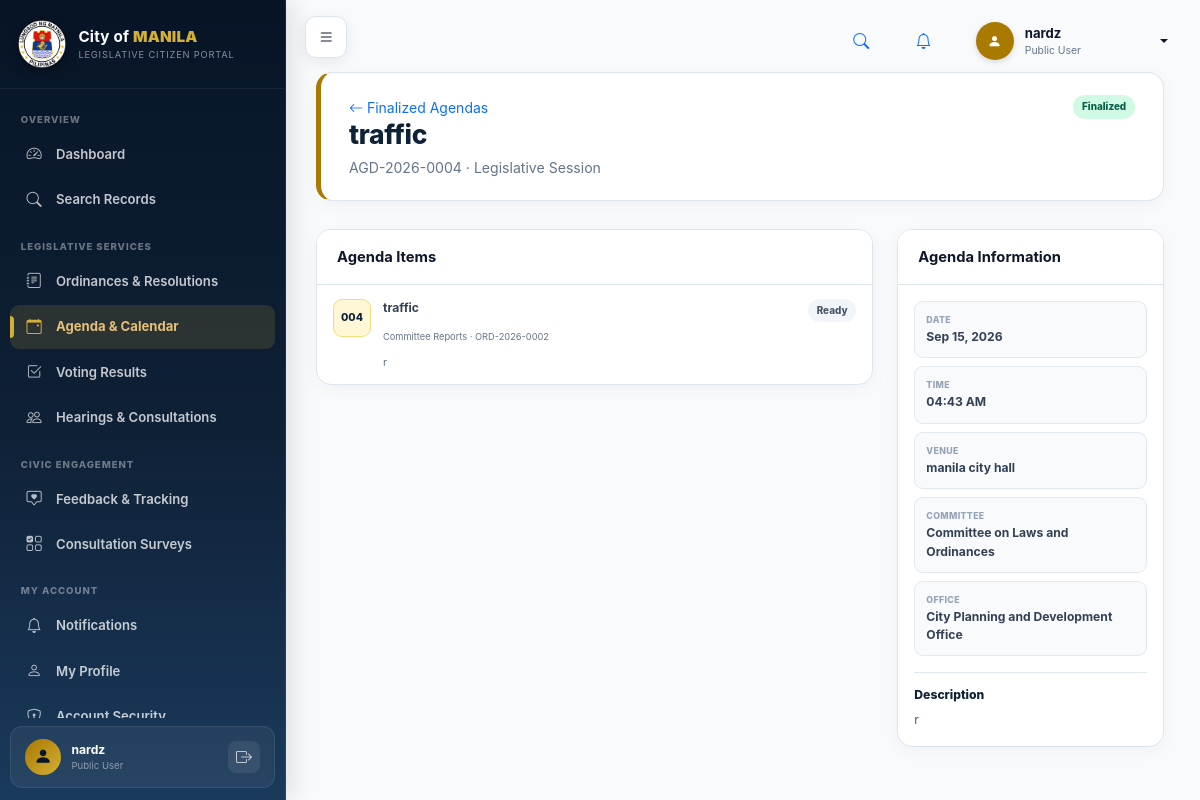
Screenshot of /citizen_portal/modules/calendar/agenda.php?id=4 (signed in) with the database file from the repository.
### tables this page shows
CREATE TABLE `users` (
  `id` int(11) NOT NULL,
  `username` varchar(100) DEFAULT NULL,
  `full_name` varchar(150) NOT NULL,
  `email` varchar(150) NOT NULL,
  `phone` varchar(50) DEFAULT NULL,
  `password` varchar(255) NOT NULL,
  `role_id` int(11) NOT NULL,
  `office_id` int(11) DEFAULT NULL,
  `department_id` int(11) DEFAULT NULL,
  `status` varchar(50) DEFAULT 'Active',
  `created_at` timestamp NOT NULL DEFAULT current_timestamp(),
  `last_login_at` datetime DEFAULT NULL,
  `updated_at` timestamp NOT NULL DEFAULT current_timestamp() ON UPDATE current_timestamp(),
  `deleted_at` datetime DEFAULT NULL
);

CREATE TABLE `roles` (
  `id` int(11) NOT NULL,
  `name` varchar(100) NOT NULL,
  `created_at` timestamp NOT NULL DEFAULT current_timestamp()
);

CREATE TABLE `lacms_agendas` (
  `id` bigint(20) NOT NULL,
  `agenda_reference` varchar(80) NOT NULL,
  `title` varchar(255) NOT NULL,
  `agenda_type` varchar(100) NOT NULL DEFAULT 'Legislative Session',
  `committee_id` int(11) DEFAULT NULL,
  `office_id` int(11) DEFAULT NULL,
  `agenda_date` date DEFAULT NULL,
  `start_time` time DEFAULT NULL,
  `end_time` time DEFAULT NULL,
  `venue` varchar(255) DEFAULT NULL,
  `meeting_link` varchar(500) DEFAULT NULL,
  `description` text DEFAULT NULL,
  `notes` text DEFAULT NULL,
  `status` varchar(50) NOT NULL DEFAULT 'Draft',
  `created_by` int(11) DEFAULT NULL,
  `finalized_by` int(11) DEFAULT NULL,
  `finalized_at` datetime DEFAULT NULL,
  `created_at` timestamp NOT NULL DEFAULT current_timestamp(),
  `updated_at` timestamp NOT NULL DEFAULT current_timestamp() ON UPDATE current_timestamp()
);

CREATE TABLE `lacms_agenda_items` (
  `id` bigint(20) NOT NULL,
  `agenda_id` bigint(20) NOT NULL,
  `legislative_item_id` int(11) DEFAULT NULL,
  `item_number` varchar(50) DEFAULT NULL,
  `sequence_number` int(11) NOT NULL DEFAULT 1,
  `agenda_section` varchar(100) DEFAULT 'New Business',
  `title` varchar(255) NOT NULL,
  `description` text DEFAULT NULL,
  `sponsor_user_id` int(11) DEFAULT NULL,
  `presenter_user_id` int(11) DEFAULT NULL,
  `committee_id` int(11) DEFAULT NULL,
  `priority_level` varchar(50) DEFAULT 'Normal',
  `estimated_minutes` int(11) DEFAULT NULL,
  `item_status` varchar(50) NOT NULL DEFAULT 'Pending',
  `disposition` varchar(150) DEFAULT NULL,
  `notes` text DEFAULT NULL,
  `created_by` int(11) DEFAULT NULL,
  `created_at` timestamp NOT NULL DEFAULT current_timestamp(),
  `updated_at` timestamp NOT NULL DEFAULT current_timestamp() ON UPDATE current_timestamp()
);

CREATE TABLE `legislative_items` (
  `id` int(11) NOT NULL,
  `public_id` char(36) DEFAULT NULL,
  `reference_number` varchar(100) NOT NULL,
  `item_type_id` int(11) NOT NULL,
  `origin_system_id` int(11) DEFAULT NULL,
  `originating_office_id` int(11) DEFAULT NULL,
  `title` varchar(255) NOT NULL,
  `summary` text DEFAULT NULL,
  `current_status` varchar(100) NOT NULL DEFAULT 'Draft',
  `priority_level` varchar(50) DEFAULT 'Normal',
  `visibility` varchar(30) DEFAULT 'Internal',
  `created_by` int(11) DEFAULT NULL,
  `created_at` timestamp NOT NULL DEFAULT current_timestamp(),
  `updated_at` timestamp NOT NULL DEFAULT current_timestamp() ON UPDATE current_timestamp(),
  `deleted_at` datetime DEFAULT NULL
);

CREATE TABLE `committees` (
  `id` int(11) NOT NULL,
  `name` varchar(150) NOT NULL,
  `description` text DEFAULT NULL,
  `created_at` timestamp NOT NULL DEFAULT current_timestamp(),
  `office_id` int(11) DEFAULT NULL,
  `status` varchar(30) DEFAULT 'Active',
  `updated_at` timestamp NOT NULL DEFAULT current_timestamp() ON UPDATE current_timestamp()
);

CREATE TABLE `offices` (
  `id` int(11) NOT NULL,
  `code` varchar(50) DEFAULT NULL,
  `name` varchar(200) NOT NULL,
  `office_type` varchar(100) DEFAULT NULL,
  `status` varchar(30) DEFAULT 'Active',
  `created_at` timestamp NOT NULL DEFAULT current_timestamp(),
  `updated_at` timestamp NOT NULL DEFAULT current_timestamp() ON UPDATE current_timestamp()
);

### citizen_portal/includes/functions.php (called while the page is built, shortened)
<?php
function e(?string $value): string
{
    return htmlspecialchars($value??'',ENT_QUOTES,'UTF-8');
}
function appUrl(string $path=''): string
{
    return rtrim(APP_URL,'/').'/'.ltrim($path,'/');
}
function formatDate(?string $date,string $format='M d, Y'): string
{
    $time=strtotime($date);
    return $time?date($format,$time):'—';
}

### citizen_portal/includes/auth.php (called while the page is built, shortened)
<?php
require_once __DIR__.'/../config/database.php';
require_once __DIR__.'/functions.php';
function isLoggedIn(): bool
{
    return !empty($_SESSION['citizen_user_id']);
}
function currentUserId(): int
{
    return (int)($_SESSION['citizen_user_id']??0);
}
function currentUser(): ?array
{
    return [
        'id'=>currentUserId(),
        'full_name'=>(string)($_SESSION['citizen_full_name']??''),
        'email'=>(string)($_SESSION['citizen_email']??''),
        'role_name'=>(string)($_SESSION['citizen_role_name']??''),
    ];
}
function portalAccountRow(int $userId): ?array
{
    try{
        $q=db()->prepare(
            'SELECT u.id,u.username,u.full_name,u.email,u.phone,
                    u.password,u.status,u.deleted_at,
                    r.name role_name
             FROM users u
             JOIN roles r ON r.id=u.role_id
             WHERE u.id=:user
             LIMIT 1'
        );
        $q->execute([':user'=>$userId]);
        $row=$q->fetch();
        return $row?:null;
    }catch(Throwable $e){
        error_log('[Citizen Portal account row] '.$e->getMessage());
        return null;
    }
}
function requireLogin(): void
{
    $userId=currentUserId();
    $account=portalAccountRow($userId);
}

### citizen_portal/config/database.php (called while the page is built, shortened)
<?php
final class Database
{
    private static ?PDO $instance=null;
    public static function getInstance(): PDO
    {
        if(self::$instance===null){
            $dsn='mysql:host='.DB_HOST.';dbname='.DB_NAME.';charset='.DB_CHARSET;
            self::$instance=new PDO($dsn,DB_USER,DB_PASS,[
                PDO::ATTR_ERRMODE=>PDO::ERRMODE_EXCEPTION,
                PDO::ATTR_DEFAULT_FETCH_MODE=>PDO::FETCH_ASSOC,
                PDO::ATTR_EMULATE_PREPARES=>false,
            ]);
        }
        return self::$instance;
    }
}
function db(): PDO
{
    return Database::getInstance();
}

### citizen_portal/includes/public_data.php (called while the page is built, shortened)
<?php
require_once __DIR__.'/auth.php';
function portalStatusClass(string $status): string
{
    $s=strtolower(trim($status));
    return 'neutral';
}

### citizen_portal/modules/calendar/agenda.php (the view, shortened to what this page needs)
<?php
require_once __DIR__.'/../../includes/public_data.php';
requireLogin();
$pdo=db();
$id=(int)($_GET['id']??0);
$q=$pdo->prepare(
    'SELECT
        a.id,a.agenda_reference,a.title,a.agenda_type,a.agenda_date,
        a.start_time,a.end_time,a.venue,a.meeting_link,a.description,a.status,
        c.name committee_name,o.name office_name
     FROM lacms_agendas a
     LEFT JOIN committees c ON c.id=a.committee_id
     LEFT JOIN offices o ON o.id=a.office_id
     WHERE a.id=:id
       AND a.status IN ("Finalized","Archived")
     LIMIT 1'
);
$q->execute([':id'=>$id]);
$agenda=$q->fetch();
$items=$pdo->prepare(
    'SELECT
        ai.item_number,ai.sequence_number,ai.agenda_section,ai.title,ai.description,
        ai.priority_level,ai.item_status,ai.disposition,
        li.reference_number legislative_reference,li.title legislative_title
     FROM lacms_agenda_items ai
     LEFT JOIN legislative_items li ON li.id=ai.legislative_item_id
     WHERE ai.agenda_id=:agenda
       AND ai.item_status<>"Removed"
     ORDER BY ai.sequence_number,ai.id'
);
$items->execute([':agenda'=>$id]);
$agendaItems=$items->fetchAll();
$activeMenu='calendar';
$extraCss=[appUrl('assets/css/public-modules.css')];
include __DIR__.'/../../layouts/header.php';
?>
<div class="app-shell">
<?php include __DIR__.'/../../layouts/sidebar.php'; ?>
<main class="main-content">
<div class="page-head">
<div>
<a class="small text-decoration-none" href="<?= e(appUrl('modules/calendar/index.php?tab=agendas')) ?>"><i class="bi bi-arrow-left"></i> Finalized Agendas</a>
<h1><?= e($agenda['title']) ?></h1>
<p><?= e($agenda['agenda_reference']) ?> · <?= e($agenda['agenda_type']) ?></p>
</div>
<span class="public-status good"><?= e($agenda['status']) ?></span>
</div>
<div class="row g-4">
<div class="col-xl-8">
<div class="card portal-card">
<div class="card-header">Agenda Items</div>
<div class="card-body p-0">
<?php foreach($agendaItems as $i=>$item): ?>
<div class="agenda-public-item">
<div class="agenda-number"><?= e($item['item_number']?:str_pad((string)($i+1),2,'0',STR_PAD_LEFT)) ?></div>
<div class="flex-grow-1">
<div class="d-flex justify-content-between gap-3"><strong><?= e($item['title']) ?></strong><span class="public-status <?= e(portalStatusClass($item['item_status'])) ?>"><?= e($item['item_status']) ?></span></div>
<small><?= e($item['agenda_section']) ?><?= $item['legislative_reference']?' · '.e($item['legislative_reference']):'' ?></small>
<?php if($item['description']): ?><p><?= e($item['description']) ?></p><?php endif; ?>
</div>
</div>
<?php endforeach; ?>
</div>
</div>
</div>
<div class="col-xl-4">
<div class="card portal-card">
<div class="card-header">Agenda Information</div>
<div class="card-body">
<div class="public-side-list">
<div><small>Date</small><strong><?= formatDate($agenda['agenda_date']) ?></strong></div>
<div><small>Time</small><strong><?= e($agenda['start_time']?date('h:i A',strtotime($agenda['start_time'])):'—') ?></strong></div>
<div><small>Venue</small><strong><?= e($agenda['venue']?:'To be announced') ?></strong></div>
<div><small>Committee</small><strong><?= e($agenda['committee_name']?:'—') ?></strong></div>
<div><small>Office</small><strong><?= e($agenda['office_name']?:'—') ?></strong></div>
</div>
<?php if($agenda['description']): ?><div class="public-text-block mt-3"><h3>Description</h3><p><?= nl2br(e($agenda['description'])) ?></p></div><?php endif; ?>
</div>
</div>
</div>
</div>
</main>
</div>
<?php include __DIR__.'/../../layouts/footer.php'; ?>

### citizen_portal/layouts/header.php (shortened to what this page needs)
<?php
$user = currentUser();
?>
<!doctype html>
<html lang="en">
<head>
<link rel="stylesheet" href="https://cdn.jsdelivr.net/npm/bootstrap@5.3.3/dist/css/bootstrap.min.css">
<link rel="stylesheet" href="https://cdn.jsdelivr.net/npm/bootstrap-icons@1.11.3/font/bootstrap-icons.css">
<link rel="stylesheet" href="<?= e(appUrl('assets/css/style.css?v=' . time())) ?>">
<link rel="stylesheet" href="<?= e(appUrl('assets/css/orlms-shell.css?v=' . time())) ?>">
<?php if(!empty($extraCss)): foreach($extraCss as $css): ?>
<link rel="stylesheet" href="<?= e($css) ?>">
<?php endforeach; endif; ?>
</head>
<body>
<header class="orlms-topbar">
    <button class="orlms-menu-button" id="sidebarToggle" type="button" aria-label="Toggle Sidebar">
        <i class="bi bi-list"></i>
    </button>
    <div class="orlms-topbar-actions">
        <a class="orlms-topbar-icon" href="<?= e(appUrl('pages/search.php')) ?>" title="Search Public Records">
            <i class="bi bi-search"></i>
        </a>
        <a class="orlms-topbar-icon" href="<?= e(appUrl('pages/notifications.php')) ?>" title="Notifications">
            <i class="bi bi-bell"></i>
        </a>
        <div class="dropdown">
            <button class="orlms-user-button dropdown-toggle" type="button" data-bs-toggle="dropdown" aria-expanded="false">
                <span class="orlms-avatar"><i class="bi bi-person-fill"></i></span>
                <div class="orlms-user-copy">
                    <strong><?= e($user['full_name'] ?? 'Citizen User') ?></strong>
                    <small><?= e($user['role_name'] ?? 'Public Citizen') ?></small>
                </div>
            </button>
        </div>
    </div>
</header>

### citizen_portal/layouts/sidebar.php (shortened to what this page needs)
<?php
$activeMenu = $activeMenu ?? 'dashboard';
$user = currentUser();
$navGroups = [
    'Overview' => [
        ['dashboard', 'Dashboard', 'bi-speedometer2', 'dashboard.php'],
        ['search', 'Search Records', 'bi-search', 'pages/search.php'],
    ],
    'Legislative Services' => [
        ['ordinances', 'Ordinances & Resolutions', 'bi-journal-text', 'modules/ordinances/index.php'],
        ['calendar', 'Agenda & Calendar', 'bi-calendar-event', 'modules/calendar/index.php'],
        ['voting', 'Voting Results', 'bi-check2-square', 'modules/voting/index.php'],
        ['hearings', 'Hearings & Consultations', 'bi-people', 'modules/hearings/index.php'],
    ],
    'Civic Engagement' => [
        ['engagement', 'Feedback & Tracking', 'bi-chat-square-heart', 'modules/engagement/index.php'],
        ['surveys', 'Consultation Surveys', 'bi-ui-checks-grid', 'modules/surveys/index.php'],
    ],
    'My Account' => [
        ['notifications', 'Notifications', 'bi-bell', 'pages/notifications.php'],
        ['profile', 'My Profile', 'bi-person', 'pages/profile.php'],
        ['security', 'Account Security', 'bi-shield-lock', 'pages/account_security.php'],
    ],
];
?>
<aside class="sidebar orlms-sidebar" id="sidebar">
    <div class="sidebar-brand">
        <img src="<?= e(appUrl('assets/images/manila.png')) ?>" alt="City of Manila Seal" class="sidebar-logo">
        <div class="sidebar-brand-text">
            <strong>City of <b>MANILA</b></strong>
            <small>Legislative Citizen Portal</small>
        </div>
    </div>
    <nav class="sidebar-nav">
        <?php foreach ($navGroups as $groupLabel => $items): ?>
            <div class="sidebar-section-heading"><?= e($groupLabel) ?></div>
            <?php foreach ($items as [$key, $label, $icon, $url]): ?>
                <a class="sidebar-link <?= $activeMenu === $key ? 'active' : '' ?>" href="<?= e(appUrl($url)) ?>" title="<?= e($label) ?>">
                    <i class="bi <?= e($icon) ?>"></i>
                    <span><?= e($label) ?></span>
                    <?php if ($activeMenu === $key): ?><b class="active-indicator"></b><?php endif; ?>
                </a>
            <?php endforeach; ?>
        <?php endforeach; ?>
    </nav>
    <div class="sidebar-user-footer">
        <div class="user-avatar-circle">
            <i class="bi bi-person-fill"></i>
        </div>
        <div class="user-info-text">
            <strong><?= e($user['full_name'] ?? 'Citizen User') ?></strong>
            <small><?= e($user['role_name'] ?? 'Public Citizen') ?></small>
        </div>
        <form method="post" action="<?= e(appUrl('logout.php')) ?>" class="m-0 ms-auto">
            <button type="submit" class="btn-sidebar-logout" title="Sign Out">
                <i class="bi bi-box-arrow-right"></i>
            </button>
        </form>
    </div>
</aside>

### rows the page displays
users: full_name "nardz", role.name "Public User"
lacms_agendas: title "traffic", agenda_reference "AGD-2026-0004", agenda_type "Legislative Session", status "Finalized", agenda_date "Sep 15, 2026", start_time "04:43 AM", venue "manila city hall", committee.name "Committee on Laws and Ordinances", office.name "City Planning and Development Office", description "r"
lacms_agenda_items: item_number "004", title "traffic", item_status "Ready", agenda_section "Committee Reports", legislative_item.reference_number "ORD-2026-0002", description "r"

### other values shown
$groupLabel "OVERVIEW"
$label "Dashboard"
$label "Search Records"
$groupLabel "LEGISLATIVE SERVICES"
$label "Ordinances & Resolutions"
$label "Agenda & Calendar"
$label "Voting Results"
$label "Hearings & Consultations"
$groupLabel "CIVIC ENGAGEMENT"
$label "Feedback & Tracking"
$label "Consultation Surveys"
$groupLabel "MY ACCOUNT"
$label "Notifications"
$label "My Profile"
